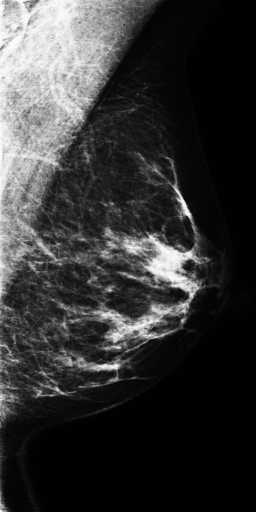
#> input picture sample-data/1.png, 256 x 512 px
$ python orb.py ../sample-data/1.png
#> lines starting #> are read from the running program, lines starting #| are printed output that depends on the picture
import sys
import imutils
import numpy as np
import cv2 as cv
from matplotlib import pyplot as plt
from scipy.spatial.distance import cityblock

fname = sys.argv[1]
img = cv.imread(fname, cv.IMREAD_GRAYSCALE)
#> img is the input picture: shape (512, 256); min 1, max 252, mean 53.3

# Initiate ORB detector
orb = cv.ORB_create()

# draw only keypoints location,not size and orientation
#img2 = cv.drawKeypoints(img, kp, None, color=(0,255,0), flags=0)

matchDict = {}

def drawPoints(img, points):
	col = (255,0,0)
	thk = 1

	img_new = np.stack((img,)*3, axis=-1)

	for coord in points:
		point = (int(coord[0]),int(coord[1]))

		img_new = cv.circle(img_new,point,5, col,thk)
	return img_new

def rotateAndDrawPoints(img, angle):
	col = (255,0,0)
	thk = 1

	img_new = imutils.rotate_bound(img, angle = angle)

	img_new = np.stack((img_new,)*3, axis=-1)
	kp, des = orb.detectAndCompute(img_new, None)

	return cv.drawKeypoints(img_new, kp, None, color=(255,0,0), flags=0)

def drawCommonPoints(img, points):
	img_new = np.stack((img,)*3, axis=-1)

	for coord in points:
		point = (int(coord[0]),int(coord[1]))
		col = (255,0,0)
		thk = 1
		if point in matchDict:
			col = (0,255,0)
			thk = 3
			img_new = cv.circle(img_new,point,5, col,thk)
	return img_new

# Credits: taken from these posts (combination):
# https://stackoverflow.com/questions/30327659/how-can-i-remap-a-point-after-an-image-rotation
# https://github.com/PyImageSearch/imutils/blob/master/imutils/convenience.py
def getTransformedPixel(points, angle, scale = 1.0):
	(h, w) = img.shape[:2]
	(cX, cY) = (w / 2, h / 2)

	# add ones
	ones = np.ones(shape=(len(points), 1))
	points_ones = np.hstack([points, ones])

	M = cv.getRotationMatrix2D((cX, cY), -angle, 1.0)
	cos = np.abs(M[0, 0])
	sin = np.abs(M[0, 1])

	nW = int((h * sin) + (w * cos))
	nH = int((h * cos) + (w * sin))
	# adjust the rotation matrix to take into account translation
	M[0, 2] += (nW / 2) - cX
	M[1, 2] += (nH / 2) - cY

	# transform points
	return M.dot(points_ones.T).T


def getImageWithTransformedKeypoints(img, angle, original_coords):
	rot_img = imutils.rotate_bound(img, angle = angle)

	# Get all the coordinates and convert them to int
	trPixels = getTransformedPixel(original_coords, angle, scale = 1.0)

	return drawPoints(rot_img, trPixels)


# returns the disctionary of nearby points (key) with the match count (value)
def matchPoints(sorted_list1, sorted_list2, maxDistance = 50):
	global matchDict

	idx1 = 1
	idx2 = 1

	while (idx1 < len(sorted_list1)) and (idx2 < len(sorted_list2)):
		if cityblock(sorted_list1[idx1], sorted_list2[idx2]) < maxDistance:
			if sorted_list1[idx1] in matchDict:
				matchDict[sorted_list1[idx1]] += 1
			else:
				matchDict[sorted_list1[idx1]] = 1
			idx2 += 1
		else:
			idx1 += 1
	return matchDict


kp, des = orb.detectAndCompute(img, None)
#> kp = 485 keypoints; strongest (x, y, size): (188, 216, 37.2), (190, 294, 53.6), (189, 217, 31), (189, 216, 44.6)

# Get all the coordinates and convert them to int
coords = [(int(k.pt[0]),int(k.pt[1])) for k in kp]
#> coords = 485 pairs, first value 36 to 198, second value 99 to 395


# Screen 1: Demonstration of the keypoint transformation
fig, axarr = plt.subplots(2,3)
fig.suptitle('1. Demonstration of the keypoint transformation')
axarr[0,0].imshow(drawPoints(img,coords))
#> the loop in drawPoints, `for coord in points:` made 485 passes
#> point on passes 1 to 3: (103, 314), (139, 334), (145, 328)
#> after the loop in drawPoints, `for coord in points:`: img_new: shape (512, 256, 3); mean of channels 0, 1, 2 61, 47.5, 47.5
axarr[0,1].imshow(getImageWithTransformedKeypoints(img, 30, coords))
#> in getTransformedPixel, `ones = np.ones(shape=(len(points), 1))`: ones = 485 values from 1 to 1
#> in getTransformedPixel, `points_ones = np.hstack([points, ones])`: points_ones = 485 rows, first 8: [103, 314, 1], [139, 334, 1], [145, 328, 1], [74, 137, 1], [175, 185, 1], [74, 360, 1], [148, 326, 1], [159, 238, 1]
#> in getImageWithTransformedKeypoints, `trPixels = getTransformedPixel(original_coords, angle, scale = 1.0)`: trPixels = 485 pairs, first value 91.06 to 314.7, second value 131 to 385.7
#> the loop in drawPoints (call 2), `for coord in points:` made 485 passes
#> (coord, point) on passes 1 to 3: ([187.8, 323.2], (187, 323)), ([209, 358.5], (209, 358)), ([217.2, 356.4], (217, 356))
#> after the loop in drawPoints (call 2), `for coord in points:`:
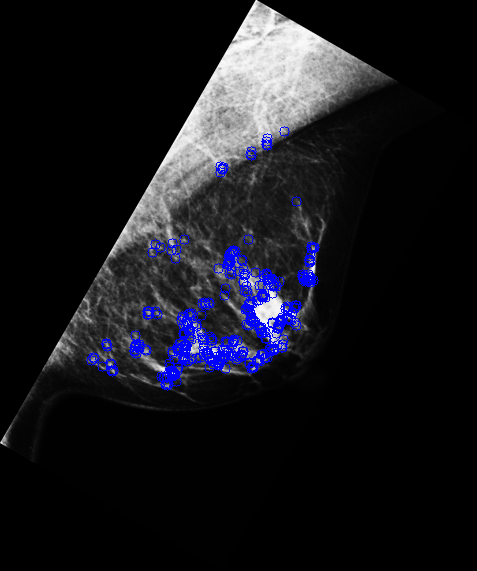
#> img_new: shape (571, 477, 3); mean of channels 0, 1, 2 29.3, 22.9, 22.9; drawn as B, G, R
axarr[0,2].imshow(getImageWithTransformedKeypoints(img, -30, coords))
#> the loop in drawPoints (call 3), `for coord in points:` made 485 passes
#> (coord, point) on passes 1 to 3: ([245.8, 348.2], (245, 348)), ([287, 347.5], (287, 347)), ([289.2, 339.4], (289, 339))
#> after the loop in drawPoints (call 3), `for coord in points:`:
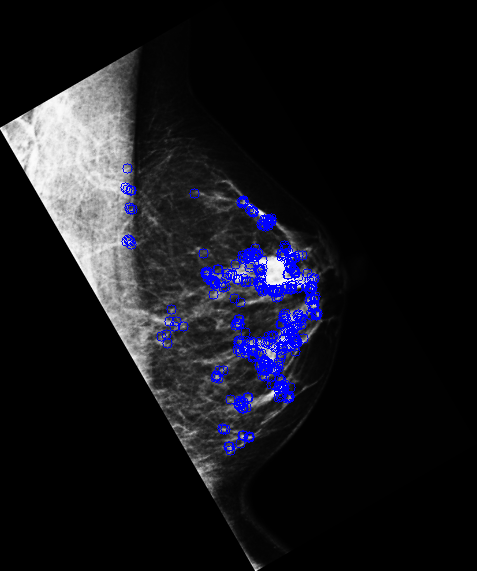
#> img_new: shape (571, 477, 3); mean of channels 0, 1, 2 29.3, 22.8, 22.8; drawn as B, G, R
axarr[1,0].imshow(getImageWithTransformedKeypoints(img, 15, coords))
#> the loop in drawPoints (call 4), `for coord in points:` made 485 passes
#> (coord, point) on passes 1 to 3: ([150.3, 329.6], (150, 329)), ([179.9, 358.2], (179, 358)), ([187.3, 353.9], (187, 353))
#> after the loop in drawPoints (call 4), `for coord in points:`:
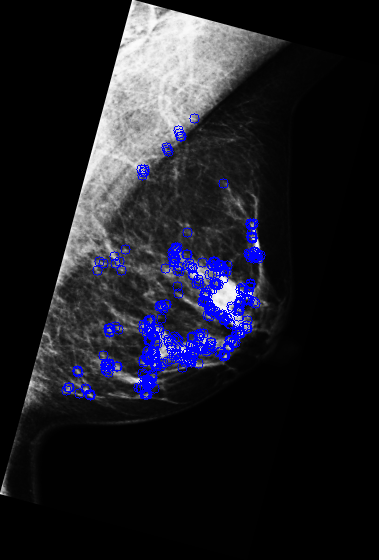
#> img_new: shape (560, 379, 3); mean of channels 0, 1, 2 37.7, 29.3, 29.3; drawn as B, G, R
axarr[1,1].imshow(getImageWithTransformedKeypoints(img, -15, coords))
#> the loop in drawPoints (call 5), `for coord in points:` made 485 passes
#> (coord, point) on passes 1 to 3: ([180.4, 342.5], (180, 342)), ([220.3, 352.5], (220, 352)), ([224.6, 345.1], (224, 345))
#> after the loop in drawPoints (call 5), `for coord in points:`:
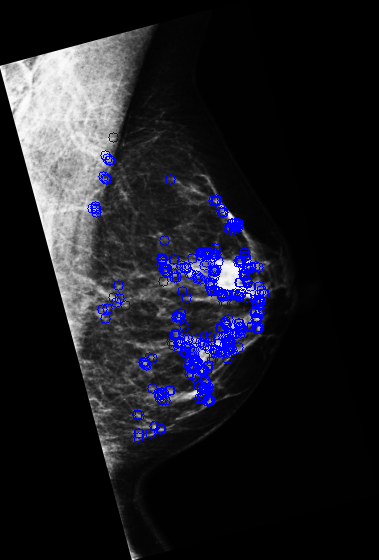
#> img_new: shape (560, 379, 3); mean of channels 0, 1, 2 37.6, 29.3, 29.3; drawn as B, G, R
axarr[1,2].imshow(getImageWithTransformedKeypoints(img, 45, coords))
#> in getImageWithTransformedKeypoints (call 5), `rot_img = imutils.rotate_bound(img, angle = angle)`:
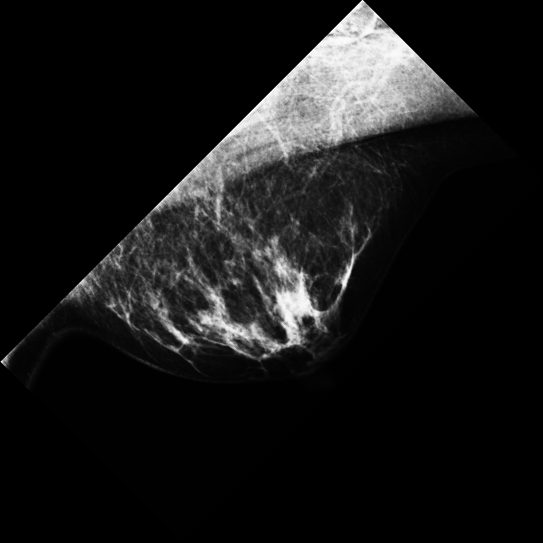
#> rot_img: shape (543, 543); min 0, max 252, mean 23.7
#> in getImageWithTransformedKeypoints (call 5), `trPixels = getTransformedPixel(original_coords, angle, scale = 1.0)`: trPixels = 485 pairs, first value 109.6 to 356.4, second value 134.3 to 354.9
#> the loop in drawPoints (call 6), `for coord in points:` made 485 passes
#> (coord, point) on passes 1 to 3: ([212.8, 294.8], (212, 294)), ([224.1, 334.4], (224, 334)), ([232.6, 334.4], (232, 334))
#> after the loop in drawPoints (call 6), `for coord in points:`:
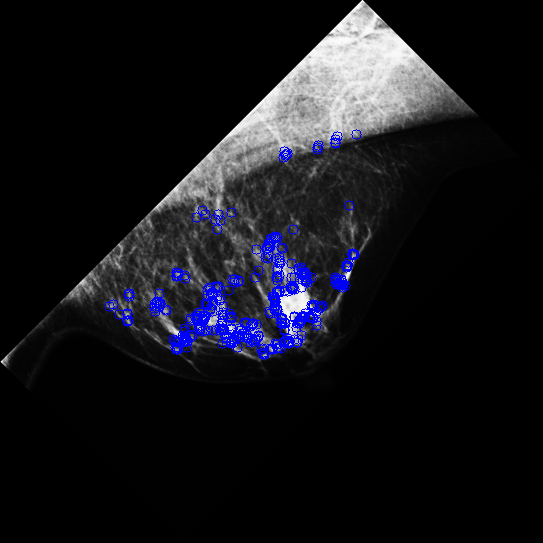
#> img_new: shape (543, 543, 3); mean of channels 0, 1, 2 27.1, 21.2, 21.2; drawn as B, G, R
plt.show()


# Screen 2: Keypoints in various images
fig, axarr = plt.subplots(2,3)
fig.suptitle('2. Keypoints in various images')
axarr[0,0].imshow(drawPoints(img,coords))
axarr[0,1].imshow(rotateAndDrawPoints(img, 30))
#> in rotateAndDrawPoints, `kp, des = orb.detectAndCompute(img_new, None)`: kp = 500 keypoints; strongest (x, y, size): (290, 312, 111.1), (275, 343, 92.6), (311, 282, 31), (291, 314, 77.1)
axarr[0,2].imshow(rotateAndDrawPoints(img, -30))
#> in rotateAndDrawPoints (call 2), `kp, des = orb.detectAndCompute(img_new, None)`: kp = 500 keypoints; strongest (x, y, size): (305, 293, 92.6), (311, 284, 92.6), (306, 291, 77.1), (279, 258, 111.1)
axarr[1,0].imshow(rotateAndDrawPoints(img, 15))
#> in rotateAndDrawPoints (call 3), `kp, des = orb.detectAndCompute(img_new, None)`: kp = 500 keypoints; strongest (x, y, size): (239, 331, 92.6), (247, 294, 111.1), (241, 332, 64.3), (258, 256, 37.2)
axarr[1,1].imshow(rotateAndDrawPoints(img, -15))
#> in rotateAndDrawPoints (call 4), `kp, des = orb.detectAndCompute(img_new, None)`: kp = 500 keypoints; strongest (x, y, size): (254, 294, 111.1), (251, 304, 77.1), (247, 272, 111.1), (238, 225, 44.6)
axarr[1,2].imshow(rotateAndDrawPoints(img, 45))
#> in rotateAndDrawPoints (call 5), `kp, des = orb.detectAndCompute(img_new, None)`: kp = 500 keypoints; strongest (x, y, size): (290, 337, 111.1), (289, 341, 77.1), (343, 286, 37.2), (305, 320, 92.6)
#> in rotateAndDrawPoints (call 5), `return cv.drawKeypoints(img_new, kp, None, color=(255,0,0), flags=0)`:
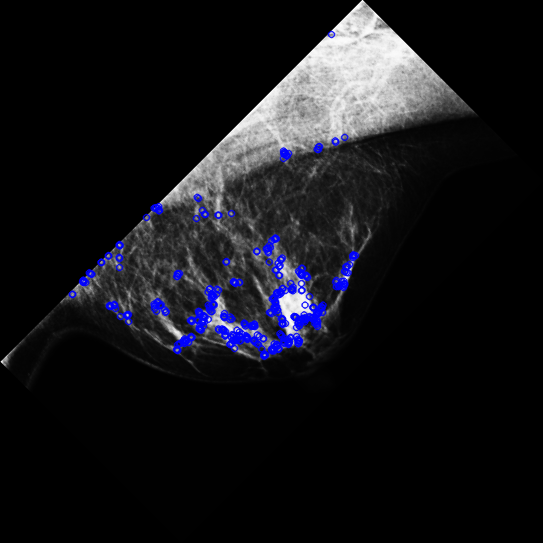
#> returned value: shape (543, 543, 3); mean of channels 0, 1, 2 26.3, 21.5, 21.5; drawn as B, G, R
plt.show()

# Screen 3: Showing the 20 common keypoints and the 20x20 regions around them
coords_sorted = sorted(coords)
#> coords_sorted has the same summary as coords
# md = matchPoints(coords2,trPixels)
# print(md)

$ run again, on sample-data/2.png
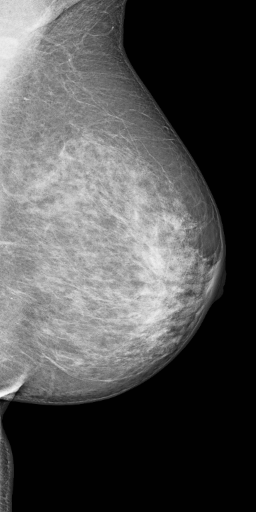
#> input picture sample-data/2.png, 256 x 512 px
#> img is the input picture: shape (512, 256); min 1, max 250, mean 81
#> `kp, des = orb.detectAndCompute(img, None)`: kp = 455 keypoints; strongest (x, y, size): (168, 332, 31), (204, 259, 31), (204, 257, 31), (166, 330, 31)
#> coords = 455 pairs, first value 32 to 218, second value 35 to 393
#> the loop in drawPoints, `for coord in points:` made 455 passes
#> point on passes 1 to 3: (175, 313), (181, 220), (168, 332)
#> ones = 455 values from 1 to 1
#> points_ones = 455 rows, first 8: [175, 313, 1], [181, 220, 1], [168, 332, 1], [172, 327, 1], [197, 250, 1], [207, 263, 1], [172, 333, 1], [166, 330, 1]
#> trPixels = 455 pairs, first value 97.25 to 336.3, second value 50.11 to 389.4
#> the loop in drawPoints (call 2), `for coord in points:` made 455 passes
#> (coord, point) on passes 1 to 3: ([250.7, 358.4], (250, 358)), ([302.4, 280.8], (302, 280)), ([235.1, 371.3], (235, 371))
#> rot_img: shape (560, 379)
#> rot_img: shape (543, 543)
#> the loop in drawPoints (call 6), `for coord in points:` made 455 passes
#> (coord, point) on passes 1 to 3: ([264.4, 345], (264, 345)), ([334.4, 283.5], (334, 283)), ([246, 353.5], (246, 353))
#> after the loop in drawPoints (call 6), `for coord in points:`:
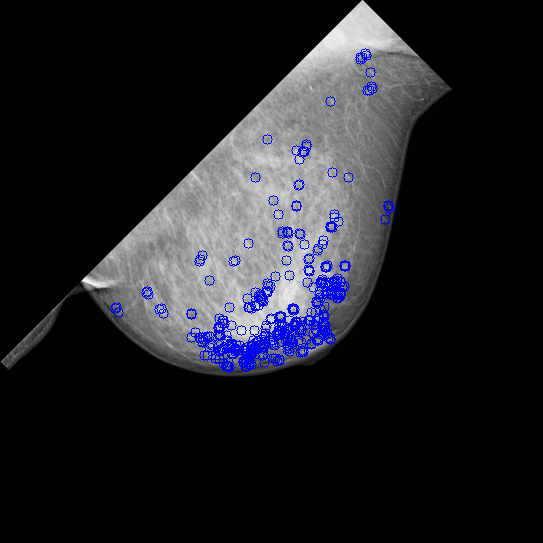
#> img_new: shape (543, 543, 3); mean of channels 0, 1, 2 38.6, 32.4, 32.4; drawn as B, G, R
#> in rotateAndDrawPoints, `kp, des = orb.detectAndCompute(img_new, None)`: kp = 500 keypoints; strongest (x, y, size): (59, 342, 37.2), (58, 343, 31), (59, 343, 44.6), (64, 346, 64.3)
#> in rotateAndDrawPoints (call 2), `kp, des = orb.detectAndCompute(img_new, None)`: kp = 496 keypoints; strongest (x, y, size): (198, 471, 31), (197, 469, 44.6), (198, 470, 37.2), (199, 468, 53.6)
#> in rotateAndDrawPoints (call 3), `kp, des = orb.detectAndCompute(img_new, None)`: kp = 496 keypoints; strongest (x, y, size): (31, 377, 31), (34, 373, 31), (45, 383, 31), (40, 386, 37.2)
#> in rotateAndDrawPoints (call 4), `kp, des = orb.detectAndCompute(img_new, None)`: kp = 495 keypoints; strongest (x, y, size): (102, 448, 37.2), (102, 446, 64.3), (105, 445, 92.6), (102, 445, 77.1)
#> in rotateAndDrawPoints (call 5), `kp, des = orb.detectAndCompute(img_new, None)`: kp = 500 keypoints; strongest (x, y, size): (83, 280, 37.2), (82, 280, 31), (84, 279, 44.6), (85, 279, 77.1)
#> in rotateAndDrawPoints (call 5), `return cv.drawKeypoints(img_new, kp, None, color=(255,0,0), flags=0)`:
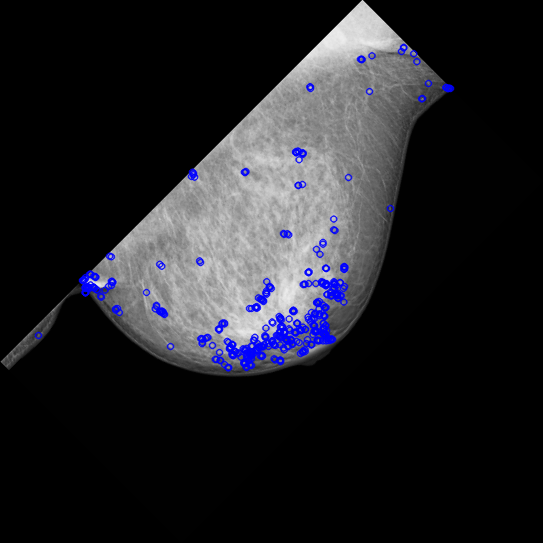
#> returned value: shape (543, 543, 3); mean of channels 0, 1, 2 38.2, 33.3, 33.3; drawn as B, G, R
#> coords_sorted has the same summary as coords

$ run again, on sample-data/3.png
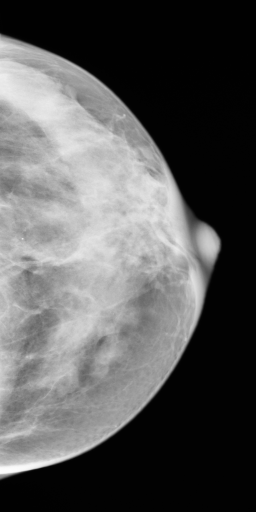
#> input picture sample-data/3.png, 256 x 512 px
#> img is the input picture: shape (512, 256); min 1, max 253, mean 89.1
#> `kp, des = orb.detectAndCompute(img, None)`: kp = 118 keypoints; strongest (x, y, size): (200, 226, 53.6), (203, 223, 44.6), (209, 265, 44.6), (155, 173, 92.6)
#> coords = 118 pairs, first value 33 to 219, second value 73 to 427
#> the loop in drawPoints, `for coord in points:` made 118 passes
#> point on passes 1 to 8: (46, 73), (120, 114), (124, 115), (113, 132), (44, 136), (139, 159), (72, 188), (124, 212)
#> ones = 118 values from 1 to 1
#> points_ones = 118 rows, first 8: [46, 73, 1], [120, 114, 1], [124, 115, 1], [113, 132, 1], [44, 136, 1], [139, 159, 1], [72, 188, 1], [124, 212, 1]
#> trPixels = 118 pairs, first value 70.73 to 325.8, second value 86.02 to 426.2
#> the loop in drawPoints (call 2), `for coord in points:` made 118 passes
#> (coord, point) on passes 1 to 8: ([259, 86.02], (258, 86)), ([302.6, 158.5], (302, 158)), ([305.5, 161.4], (305, 161)), ([287.5, 170.6], (287, 170)), ([225.8, 139.6], (225, 139)), ([296.5, 207], (296, 206)), ([224, 198.6], (224, 198)), ([257, 245.4], (257, 245))
#> rot_img: shape (560, 379)
#> rot_img: shape (543, 543)
#> the loop in drawPoints (call 6), `for coord in points:` made 118 passes
#> (coord, point) on passes 1 to 8: ([342.9, 84.12], (342, 84)), ([366.3, 165.4], (366, 165)), ([368.4, 169], (368, 168)), ([348.6, 173.2], (348, 173)), ([297, 127.3], (296, 127)), ([347.9, 210.7], (347, 210)), ([280, 183.8], (279, 183)), ([299.8, 237.6], (299, 237))
#> after the loop in drawPoints (call 6), `for coord in points:`:
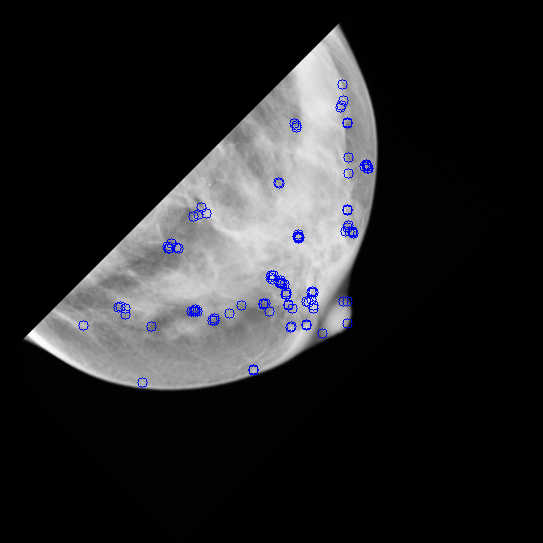
#> img_new: shape (543, 543, 3); mean of channels 0, 1, 2 40.3, 38.3, 38.3; drawn as B, G, R
#> in rotateAndDrawPoints, `kp, des = orb.detectAndCompute(img_new, None)`: kp = 285 keypoints; strongest (x, y, size): (238, 31, 31), (322, 315, 111.1), (322, 317, 92.6), (312, 305, 111.1)
#> in rotateAndDrawPoints (call 2), `kp, des = orb.detectAndCompute(img_new, None)`: kp = 279 keypoints; strongest (x, y, size): (305, 226, 111.1), (312, 233, 111.1), (294, 226, 111.1), (276, 222, 111.1)
#> in rotateAndDrawPoints (call 3), `kp, des = orb.detectAndCompute(img_new, None)`: kp = 242 keypoints; strongest (x, y, size): (123, 34, 31), (262, 262, 111.1), (278, 293, 92.6), (269, 274, 77.1)
#> in rotateAndDrawPoints (call 4), `kp, des = orb.detectAndCompute(img_new, None)`: kp = 250 keypoints; strongest (x, y, size): (124, 522, 31), (124, 526, 31), (122, 522, 37.2), (258, 236, 111.1)
#> in rotateAndDrawPoints (call 5), `kp, des = orb.detectAndCompute(img_new, None)`: kp = 323 keypoints; strongest (x, y, size): (348, 319, 111.1), (344, 326, 111.1), (343, 325, 92.6), (344, 312, 111.1)
#> in rotateAndDrawPoints (call 5), `return cv.drawKeypoints(img_new, kp, None, color=(255,0,0), flags=0)`:
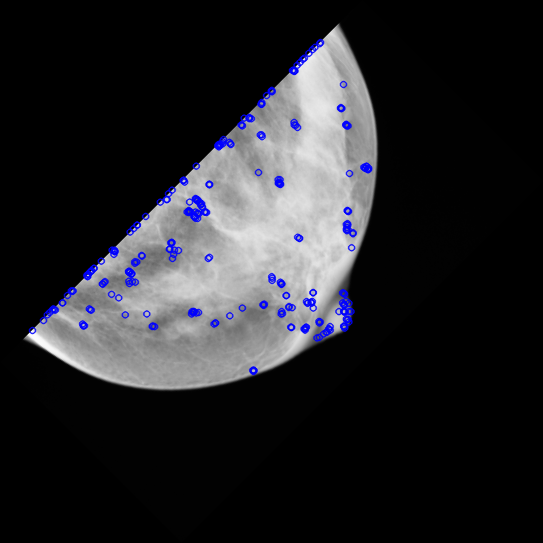
#> returned value: shape (543, 543, 3); mean of channels 0, 1, 2 41.3, 37.5, 37.5; drawn as B, G, R
#> coords_sorted has the same summary as coords
